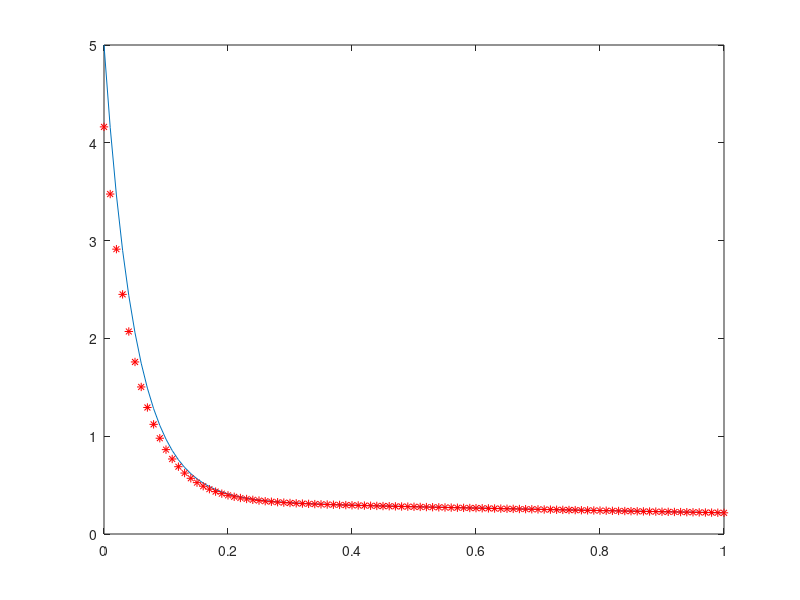

Write MATLAB code to recreate this figure.
f = @(y,t)-20*y + 7*exp(-0.5*t);
y0 = 5;
t0 = 0;
t1 = 1;
h = 0.01;
% Chinh xac
y_chinhxac = @(t)5*exp(-20*t) + (7/19.5)*(exp(-0.5*t)-exp(-20*t));
X = t0:h:t1;
Y_cx = feval(y_chinhxac,X);
plot(X,Y_cx); hold on;

for t = t0:h:t1
    k1 = h*feval(f,y0,t);
    k2 = h*feval(f,y0+k1,t+h);
    Y = y0 + (1/2)*(k1 + k2);
    plot(t,Y,'r*--');
    y0 = Y;
end

